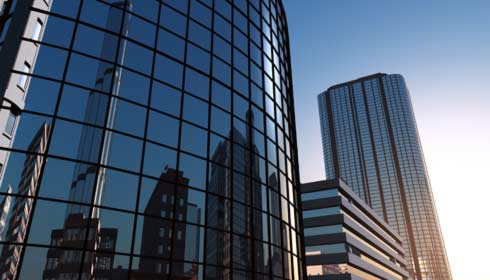
//> input picture 20200407_morphlogy/building.jpg, 490 x 280 px
$ ./Source   (built with g++ and OpenCV 4)
//> lines starting //> are read from the running program, lines starting //| are printed output that depends on the picture; after the words box and inside, x2 and y2 are one past the last pixel; in counts of white or black regions, pixels touching at a corner belong together
#include <opencv2/opencv.hpp>
#include <algorithm>
#include <iostream>
using namespace std;
int main()
{
	cv::Mat src_img, img_bool, labels, stats, centroids, img_color, img_gray;

	if ((src_img = cv::imread("building.jpg", 0)).empty())
	{
		cout << "load image error！";
		return -1;
	}
	cv::threshold(src_img, img_bool, 0, 255, cv::THRESH_OTSU);
	//連通區塊計算
	int nccomps = cv::connectedComponentsWithStats(
		img_bool, //binary 圖
		labels,     //和原圖一样大的 label 圖
		stats, //nccomps×5的矩陣 表示每個連通區塊的外接矩形和面積（pixel）
		centroids //nccomps×2的矩陣 表示每個連通區塊的質心
	);

	char title[1024];
	printf(title, "原圖連通區域數：%d\n", nccomps);
	cv::String num_connect(title);
	cv::imshow(num_connect, img_bool);
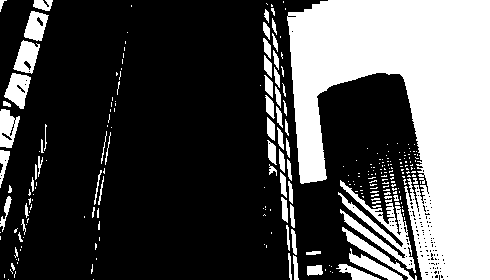
//> window '': 280 rows x 490 cols, CV_8UC1; 31.6% white; 256 white regions (192 under 20 px), largest, box (x1, y1, x2, y2) and area: (287, 0, 490, 280) 33154, (338, 180, 416, 273) 1916, (342, 227, 414, 280) 588

	//去除過小區塊，初始化颜色表
	vector<cv::Vec3b> colors(nccomps);
	colors[0] = cv::Vec3b(0, 0, 0); // background pixels remain black.
	for (int i = 1; i < nccomps; i++) {
		colors[i] = cv::Vec3b(rand() % 256, rand() % 256, rand() % 256);
		//去除面積小於100的連通塊
		if (stats.at<int>(i, cv::CC_STAT_AREA) < 100)
			colors[i] = cv::Vec3b(0, 0, 0); // small regions are painted with black too.
	}
	//按照label值，對不同區域上色
	img_color = cv::Mat::zeros(src_img.size(), CV_8UC3);
	for (int y = 0; y < img_color.rows; y++)
		for (int x = 0; x < img_color.cols; x++)
		{
			int label = labels.at<int>(y, x);
			CV_Assert(0 <= label && label <= nccomps);
			img_color.at<cv::Vec3b>(y, x) = colors[label];
		}

	//降噪後的連通區塊
	cv::cvtColor(img_color, img_gray, cv::COLOR_BGR2GRAY);
	cv::threshold(img_gray, img_gray, 1, 255, cv::THRESH_BINARY);
	nccomps = cv::connectedComponentsWithStats(img_gray, labels, stats, centroids);
	printf(title, "過濾過小區塊後的連通區塊數：%d\n", nccomps);
	num_connect = title;
	cv::imshow(num_connect, img_color);
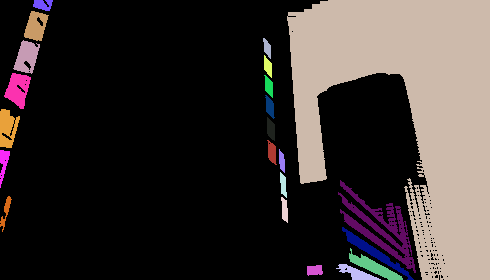
//> window '': 280 rows x 490 cols, CV_8UC3; mean B, G, R 48.4, 49.9, 57.1
	cv::waitKey();
	return 0;
}
